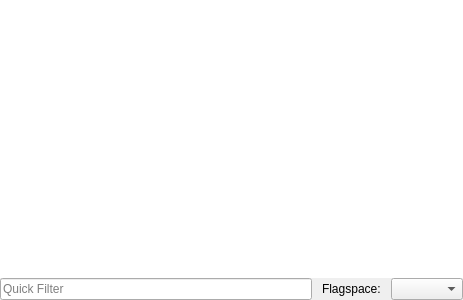
<?xml version="1.0" encoding="UTF-8"?>
<ui version="4.0">
 <class>FlagsWidget</class>
 <widget class="QDockWidget" name="FlagsWidget">
  <property name="geometry">
   <rect>
    <x>0</x>
    <y>0</y>
    <width>463</width>
    <height>300</height>
   </rect>
  </property>
  <property name="windowTitle">
   <string notr="true">Flags</string>
  </property>
  <widget class="QWidget" name="dockWidgetContents">
   <layout class="QVBoxLayout" name="verticalLayout">
    <property name="spacing">
     <number>0</number>
    </property>
    <property name="leftMargin">
     <number>0</number>
    </property>
    <property name="topMargin">
     <number>0</number>
    </property>
    <property name="rightMargin">
     <number>0</number>
    </property>
    <property name="bottomMargin">
     <number>0</number>
    </property>
    <item>
     <widget class="AddressableItemList&lt;&gt;" name="flagsTreeView">
      <property name="styleSheet">
       <string notr="true">CutterTreeView::item
{
    padding-top: 1px;
    padding-bottom: 1px;
}</string>
      </property>
      <property name="frameShape">
       <enum>QFrame::NoFrame</enum>
      </property>
      <property name="dragEnabled">
       <bool>true</bool>
      </property>
      <property name="indentation">
       <number>8</number>
      </property>
      <property name="sortingEnabled">
       <bool>true</bool>
      </property>
      <property name="animated">
       <bool>true</bool>
      </property>
     </widget>
    </item>
    <item>
     <layout class="QHBoxLayout" name="horizontalLayout_17">
      <property name="spacing">
       <number>10</number>
      </property>
      <property name="leftMargin">
       <number>0</number>
      </property>
      <property name="topMargin">
       <number>0</number>
      </property>
      <property name="rightMargin">
       <number>0</number>
      </property>
      <item>
       <widget class="QLineEdit" name="filterLineEdit">
        <property name="text">
         <string/>
        </property>
        <property name="placeholderText">
         <string>Quick Filter</string>
        </property>
       </widget>
      </item>
      <item>
       <widget class="QLabel" name="flagspaceLabel">
        <property name="text">
         <string>Flagspace:</string>
        </property>
       </widget>
      </item>
      <item>
       <widget class="QComboBox" name="flagspaceCombo"/>
      </item>
     </layout>
    </item>
   </layout>
  </widget>
  <action name="actionRename">
   <property name="text">
    <string>Rename</string>
   </property>
   <property name="shortcut">
    <string>N</string>
   </property>
  </action>
  <action name="actionDelete">
   <property name="text">
    <string>Delete</string>
   </property>
   <property name="shortcut">
    <string>Del</string>
   </property>
  </action>
 </widget>
 <customwidgets>
  <customwidget>
   <class>AddressableItemList&lt;&gt;</class>
   <extends>QTreeView</extends>
   <header>widgets/AddressableItemList.h</header>
   <container>1</container>
  </customwidget>
 </customwidgets>
 <resources/>
 <connections/>
</ui>
